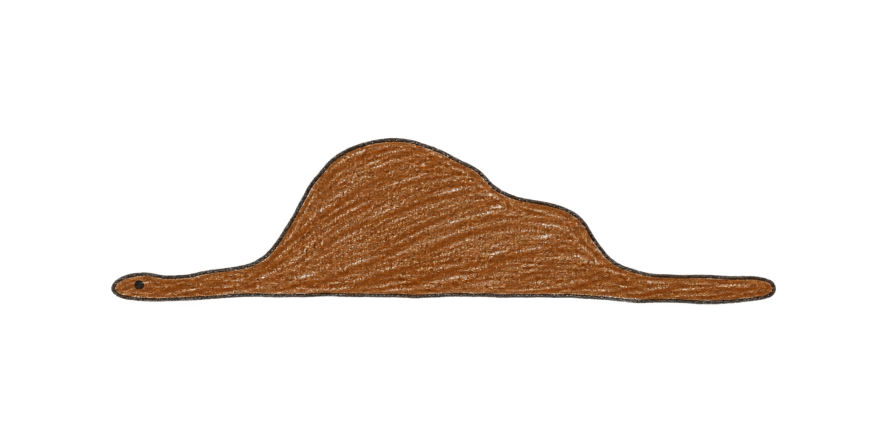
#> input picture assets/lp/ill-drawing-1.png, 1774 x 887 px (shown at 1/2 size)
$ python -i make_assets.py   (imports and definitions only)
#> lines starting #> are read from the running program, lines starting #| are printed output that depends on the picture
"""
make_assets.py — 程序化生成《纸月亮》样片的剪纸风素材（零出图成本）。

思路 / Why:
  立体书的"手感"主要来自三件事：纸片分层、层与层之间的投影、纸张纹理。
  这三件事都可以用代码近似出来，所以样片阶段不用花钱出图，
  先把构图、纵深、翻页节奏调对；之后把 PNG 换成 AI 或手绘素材即可，book.json 不用大改。

输出:
  assets/art/*.png        带透明通道的纸片（standee）和页面底纹（ground）
  assets/art/*-mask.png   纸片背面的剪影遮罩（book3d.js 用它画纸片背面的白纸）

运行:
  python3 tools/make_assets.py
"""

import math
import random
from pathlib import Path

from PIL import Image, ImageChops, ImageDraw, ImageFilter, ImageFont

OUT = Path(__file__).resolve().parent.parent / "assets" / "art"
# [1 line not run here, left out]

SUPERSAMPLE = 2          # 先按 2 倍尺寸画，最后缩小 → 边缘抗锯齿
# [1 line not run here, left out]

# ---------------------------------------------------------------- 调色板（剪纸常用的低饱和色）
PAPER = (239, 228, 204)
NIGHT_DEEP = (46, 58, 92)
NIGHT_MID = (70, 86, 124)
NIGHT_FAR = (104, 118, 150)
MOON = (246, 226, 160)
MOON_SHADE = (228, 200, 128)
FOX = (214, 112, 58)
FOX_DARK = (170, 82, 42)
FOX_CREAM = (244, 232, 210)
PINE = (58, 98, 80)
PINE_DARK = (40, 74, 62)
BARK = (110, 76, 52)
GRASS = (92, 132, 86)
GRASS_DARK = (66, 104, 70)
MUSH_RED = (196, 72, 58)
POND = (98, 140, 160)


# ---------------------------------------------------------------- 分层剪纸合成器

class FilledDraw:
    """
    遮罩画笔：Pillow 的 polygon/ellipse 默认不填充，这里统一补上 fill=255（白=有纸），
    这样每个形状函数里只写形状本身，不用反复写 fill。
    """

    def __init__(self, mask):
        self._draw = ImageDraw.Draw(mask)

    def __getattr__(self, shape_name):
        method = getattr(self._draw, shape_name)
        return lambda *args, **kwargs: method(*args, **{"fill": 255, **kwargs})


class PaperCut:
    """
    一张"剪纸片"：由多层纸按顺序叠起来。
    每叠上一层，就在下面已有的纸上投一小块阴影（模拟纸片之间的厚度），
    最后给整体轮廓描一圈深色边（模拟裁切边），再加纸纹。
    """

    # [4 lines left out: function __init__, not called in this run]

    def s(self, v):
        """把设计坐标（1 倍）换算成画布坐标（2 倍）。"""
        return v * SUPERSAMPLE

    # [41 lines left out: functions layer, finish, not called in this run]


def add_grain(img, strength=8):
    """纸纹：逐像素加一点随机明暗噪声，再轻微模糊成纤维感。"""
    noise = Image.effect_noise(img.size, strength * 3).filter(ImageFilter.GaussianBlur(0.8))
    noise_rgb = Image.merge("RGB", [noise] * 3)
    # 128 为中性灰：>128 提亮，<128 压暗
    return ImageChops.add(ImageChops.subtract(img, Image.new("RGB", img.size, (6, 6, 6))),
                          ImageChops.subtract(noise_rgb, Image.new("RGB", img.size, (122, 122, 122))))


# [158 lines left out: functions wave_polygon, night_hills, moon_sky, fox, pine_tree, grass_tufts and 3 more, not called in this run]


def printed_path(d, W, H):
    # 小路从右页近处蜿蜒伸向远方的山（坐标是整个跨页的比例，0.5 = 书脊）
    d.polygon([(W * 0.62, H), (W * 0.72, H * 0.45), (W * 0.77, H * 0.45), (W * 0.9, H)], fill=(222, 206, 170))


# [29 lines left out: functions printed_pond, cover, not called in this run]


# [12 lines not run here, left out]

>>> from PIL import Image
>>> picture = Image.open('../assets/lp/ill-drawing-1.png')
#> picture is the input picture: PIL image 1774x887 RGBA; mean R, G, B, A 17.5, 10.9, 5.8, 31.4
>>> result = add_grain(picture)
#> in add_grain, `noise = Image.effect_noise(img.size, strength * 3).filter(ImageFilter...`:
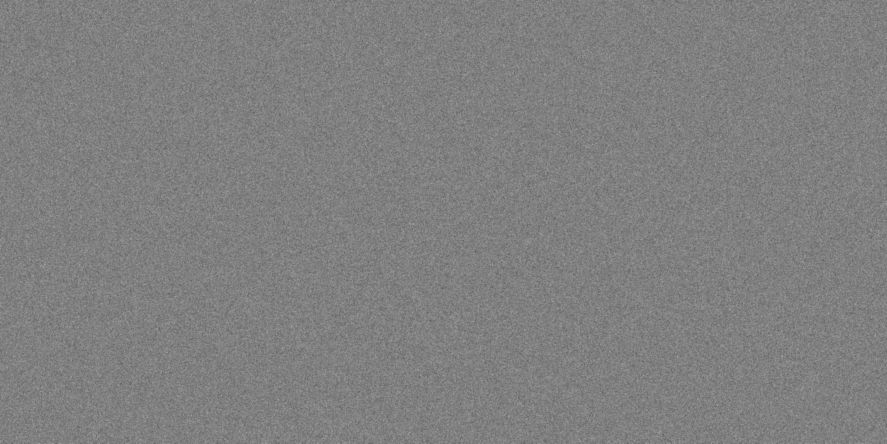
#> noise: PIL image 1774x887 L (shown at 1/2 size); min 83, max 174, mean 127.5
#> (the run stopped early here; a loop or call above may not have finished)
